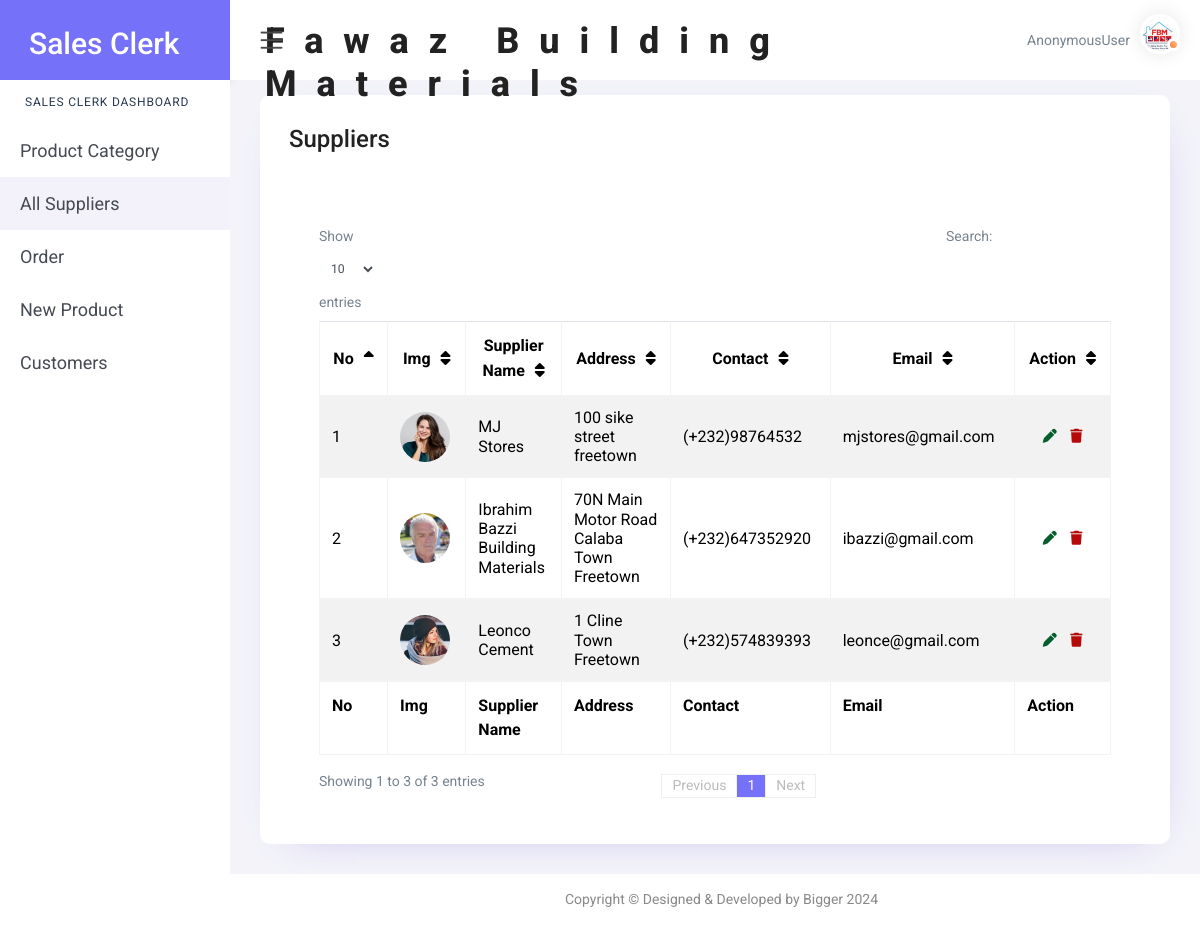
Before: /supplier/ with the older database file.
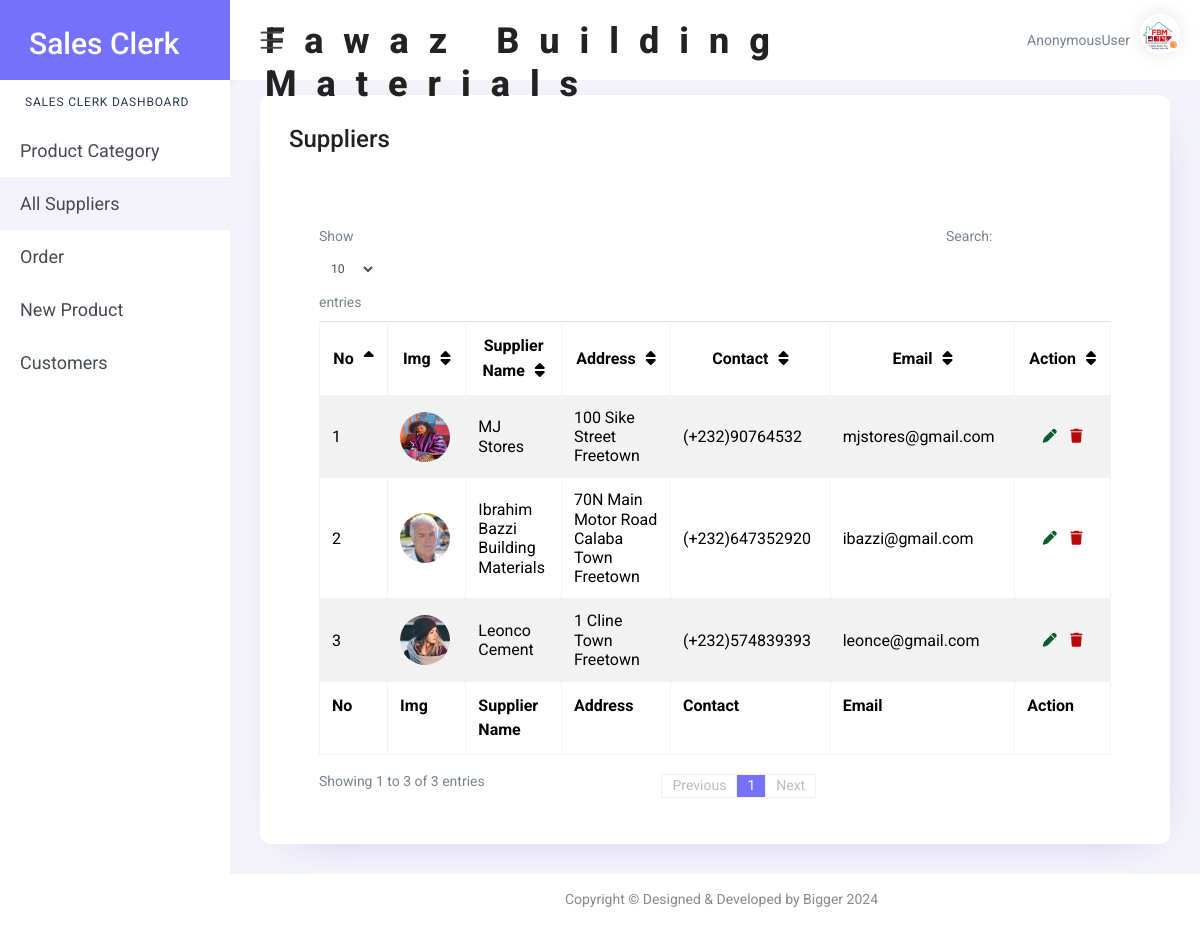
After: the same page with the newer database file.
### app/models.py (models this page shows, shortened)
class Supplier(models.Model):
    supplier_name = models.CharField(max_length=100)
    supplier_email = models.EmailField(max_length=50)
    supplier_address = models.CharField(max_length=100)
    supplier_phone = models.IntegerField()
    profile = models.ImageField(upload_to='supplier/', blank=True, null=True)

### app/views.py (the view, shortened to what this page needs)
# urls.py: path('supplier/', views.supplier, name='supplier'),
def supplier(request):
    suppliers = Supplier.objects.all()
    return render(request, 'supplier.html', {'suppliers':suppliers})

### templates/supplier.html (shortened to what the changed rows need)
{% load static %}
<!DOCTYPE html>
<html lang="en">
<head>
    <link href="{% static 'plugins1/pg-calendar/css/pignose.calendar.min.css' %}" rel="stylesheet">
    <link rel="stylesheet" href="{% static 'plugins1/chartist/css/chartist.min.css' %}">
    <link rel="stylesheet" href="{% static 'plugins1/chartist-plugin-tooltips/css/chartist-plugin-tooltip.css' %}">
    <link href="{% static 'css1/style.css' %}" rel="stylesheet">
    <link rel="stylesheet" href="https://cdnjs.cloudflare.com/ajax/libs/font-awesome/6.7.2/css/all.min.css" />
</head>
<body>
    <div id="main-wrapper">
        <div class="header">
            <div class="header-content clearfix">
                <h1 style="padding-top: 20px; letter-spacing: 20px; font-weight: 800; margin-left: 20px;">Fawaz Building Materials</h1>
            </div>
        </div>
        <div class="content-body">
            <div class="container-fluid">
                <div class="row">
                    <div class="col-12">
                        <div class="card">
                            <div class="card-body">
                                <div class="table-responsive">
                                    <table class="table table-striped table-bordered zero-configuration">
                                        <thead>
                                            <tr>
                                                <th style="font-size: 16px; color:black; text-align: center;">No</th>
                                                <th style="font-size: 16px; color:black; text-align: center;">Img</th>
                                                <th style="font-size: 16px; color:black; text-align: center;">Supplier Name</th>
                                                <th style="font-size: 16px; color:black; text-align: center;">Address</th>
                                                <th style="font-size: 16px; color:black; text-align: center;">Contact</th>
                                                <th style="font-size: 16px; color:black; text-align: center;">Email</th>
                                                <th style="font-size: 16px; color:black; text-align: center;">Action</th>
                                            </tr>
                                        </thead>
                                        <tbody>
                                            {% for supplier in suppliers %}
                                            <tr>
                                                <td style="font-size: 16px; color:black">{{forloop.counter}}</td>
                                                <td style="font-size: 16px; color:black">
                                                    {% if supplier.profile %}
                                                    <img src="{{ supplier.profile.url }}" alt="Profile Image" style="width: 50px; height: 50px; border-radius: 50%;">
                                                    {% else %}
                                                        No Image
                                                    {% endif %}
                                                </td>
                                                <td style="font-size: 16px; color:black">{{supplier.supplier_name}}</td>
                                                <td style="font-size: 16px; color:black">{{supplier.supplier_address}}</td>
                                                <td style="font-size: 16px; color:black">(+232){{supplier.supplier_phone}}</td>
                                                <td style="font-size: 16px; color:black">{{supplier.supplier_email}}</td>
                                                <td style="text-align: center;">
                                                    <a href="{% url 'edit_supplier' supplier.id %}" >
                                                        <i class="fas fa-pen" style="color: rgb(5, 94, 43); margin-right: 10px;"></i>
                                                      </a>
                                                      <a href="{% url 'delete_supplier' supplier.id %}" >
                                                        <i class="fas fa-trash" style="color: rgb(182, 10, 10);"></i>
                                                      </a>
                                                </td>
                                            </tr>
                                          {% endfor %}
                                        </tbody>
                                        <tfoot>
                                            <tr>
                                                <th style="font-size: 16px; color:black">No</th>
                                                <th style="font-size: 16px; color:black">Img</th>
                                                <th style="font-size: 16px; color:black">Supplier Name</th>
                                                <th style="font-size: 16px; color:black">Address</th>
                                                <th style="font-size: 16px; color:black">Contact</th>
                                                <th style="font-size: 16px; color:black">Email</th>
                                                <th style="font-size: 16px; color:black">Action</th>
                                            </tr>
                                        </tfoot>
                                    </table>
                                </div>
                            </div>
                        </div>
                    </div>
                </div>
            </div>
        </div>
    </div>
</body>
</html>

Changed rows visible on the page:
changed Supplier "MJ Stores": profile: a different picture; supplier_address "100 sike street freetown" → "100 Sike Street Freetown"; supplier_phone "98764532" → "90764532"
